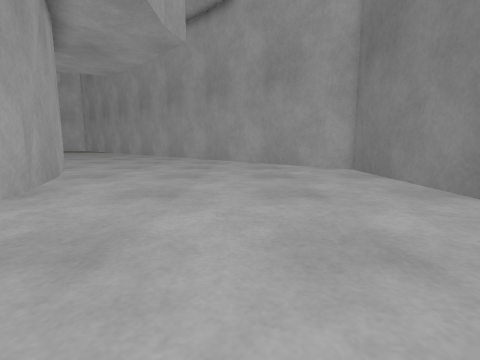
[1] (above)

12 first-person views from a walk through a robot-simulator world made for Gazebo. The camera is 0.72 m above the floor, tilts 8° down and sees 85° across. The floor is counted in squares, 0.5 m on a side. Each view is taken from the middle of a square. On the plan, view 1 faces up. The plan holds only what a view shows up to about 13 squares ahead; the rest is blank. The place goes on beyond the plan.

[2]
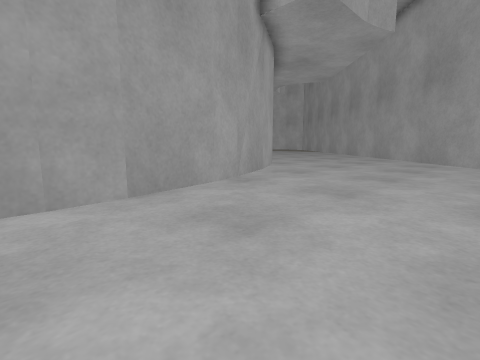

[3]
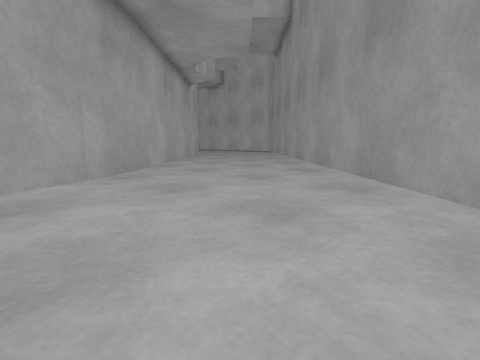

[4]
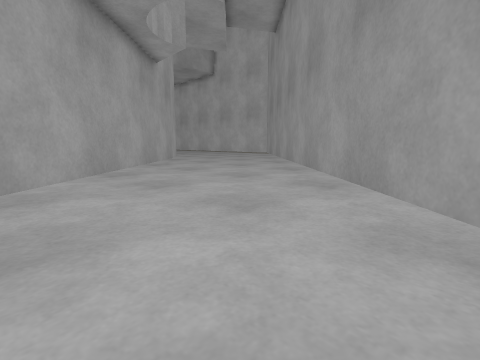

[5]
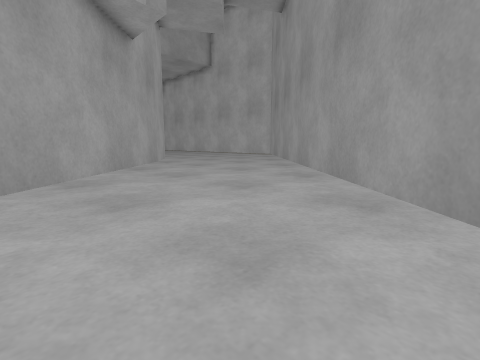

[6]
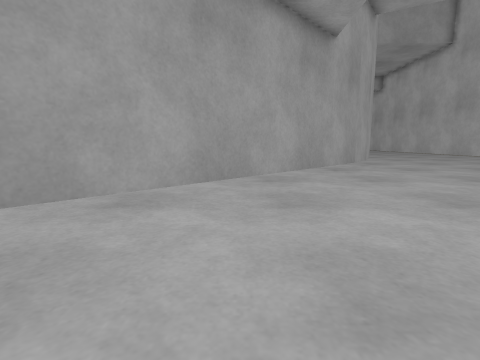

[7]
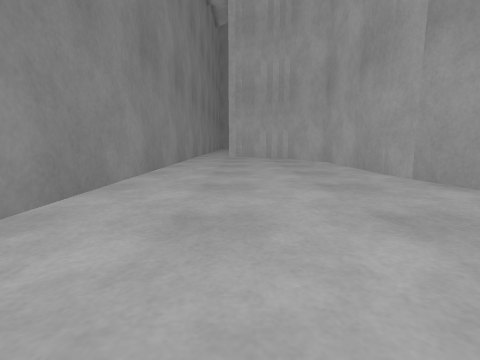

[8]
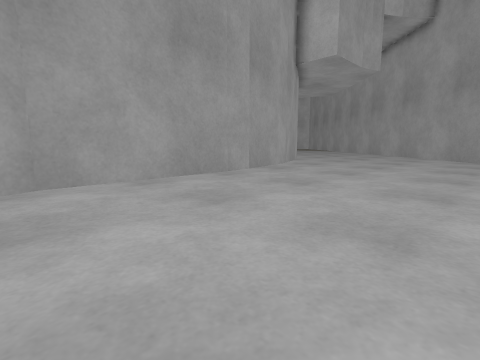

[9]
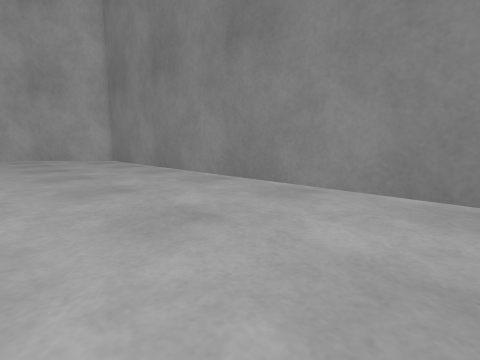

[10]
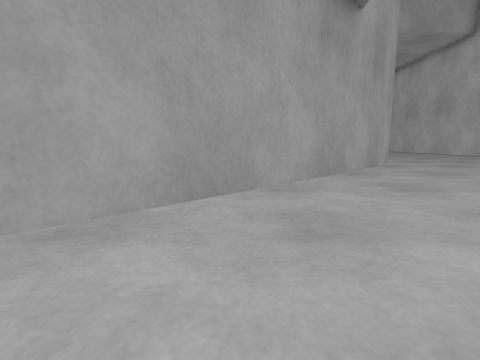

[11]
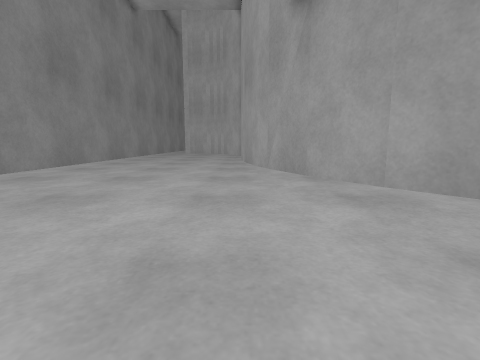

[12]
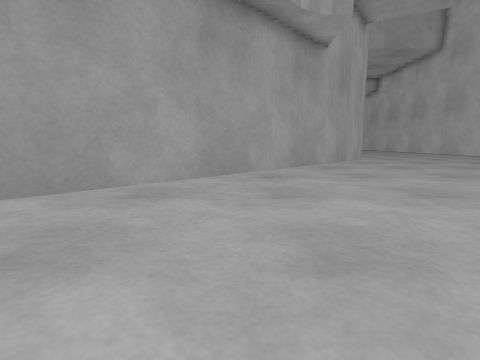

### Floor plan
Key: @ floor where view 1 was taken; # wall or solid block; . floor; T thing the floor can be seen under or through.
Columns run from 19 left of view 1 to 4 right of it. Each row starts with its distance up from view 1.
 22 .........##
 21 ##........##
 20  ##........##
 19   ##........##
 18   . TT.......##
 17   .. TT.......##
 16   ... TT.......##
 15    ... TT.......##
 14     ... T........##
 13      ... T........##
 12       ... T........##
 11       .... T........##
 10        .... T........##
  9         ....TT........##
  8          ... TT........#
  7           ... T........#
  6            .. TT.......#
  5            ... T.......#
  4             .. T.......#
  3             .. TT......#
  2             ... T......#
  1             ... T......#
  0             ... T..@...#
 -1             ... T......#
 -2             ... T......#
 -3             ... T......#
 -4             ... T......#
 -5              .. #......#

Positions as (right, up) in squares from view 1, and headings:
1: (0, 0), facing up
2: (1, 0), facing up-left
3: (1, 7), facing up-left
4: (-2, 11), facing up-left
5: (-4, 13), facing up-left
6: (-4, 14), facing left
7: (1, 8), facing down
8: (3, -5), facing up-left
9: (-1, -5), facing up-right
10: (-6, 14), facing left
11: (-3, 14), facing down
12: (-3, 14), facing left
